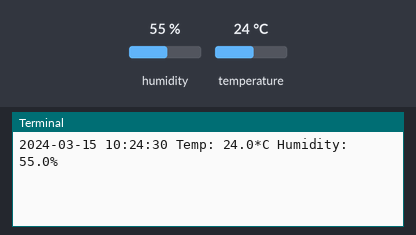
This program was run on a simulated Raspberry Pi (BCM pin numbers). On the bench: the last lines printed to the terminal. The test bench sets the inputs (shaded band); at power-on: humidity 55 %, temperature 24 °C. The clock reads 2024-03-15 10:24:30 at power-on unless the program sets it; no MQTT or app messages arrive unless stated.

Above: at 1.3 s.
1.4 s: humidity set to 22 %
At 7.3 s:
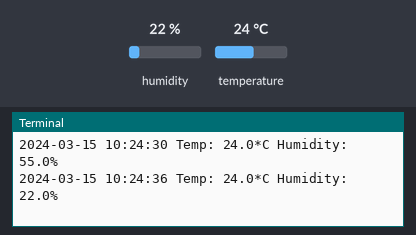
7.8 s: temperature set to 12 °C
At 12.4 s:
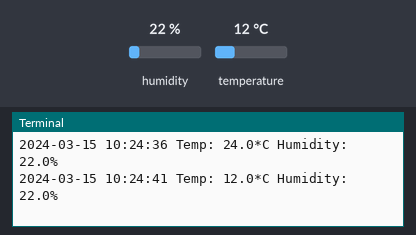
14.2 s: humidity set to 40 %
At 18.8 s:
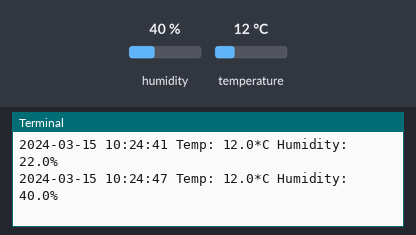
Timing chart, 0 to 20.3 s (numbered marks = the images above; inputs shaded):
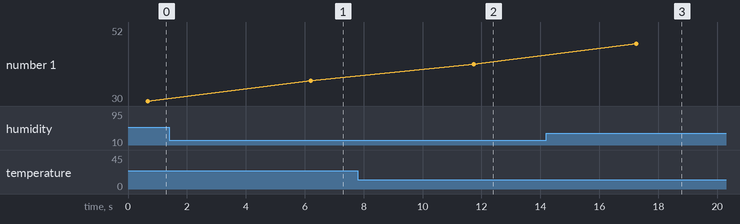

Measured:
- after the input at 1.4 s, the terminal: prints a new line after 4.8 s (image 1)
- after the input at 7.8 s, the terminal: prints a new line after 3.9 s (image 2)
- after the input at 14.2 s, the terminal: prints a new line after 3.1 s (image 3)

The program:

mqtt_publisher.py
```python
import paho.mqtt.client as paho
import Adafruit_DHT
import time
from Sensor import Sensor

sensor = Sensor(Adafruit_DHT.DHT11, 4)

client = paho.Client()

if client.connect("localhost", 1883, 60) != 0:
    print("Couldn't connect to the mqtt broker")
    exit(1)

while True:
    try:
        humidity, temperature = sensor.get_reading()
        datetime = time.strftime("%Y-%m-%d %H:%M:%S")
        message = "{0} Temp: {1:0.1f}*C Humidity: {2:0.1f}%".format(datetime, temperature, humidity)
        print(message)
        client.publish("sensor", message) # qos=0, retain=False by default
        time.sleep(5)
    except KeyboardInterrupt:
        print("KeyboardInterrupt, exiting...")
        break
    except Exception as e:
        print(e)
        break
client.disconnect()
```

Sensor.py
```python
import Adafruit_DHT

class Sensor:
	def __init__(self, sensor, GPIO_pin):
		self.sensor = sensor
		self.GPIO_pin = GPIO_pin

	def get_reading(self):
		humidity, temperature = Adafruit_DHT.read_retry(self.sensor, self.GPIO_pin)
		if humidity is not None and temperature is not None:
			return humidity, temperature
		raise NullSensorReadingException('Failed to get reading. Try again!')

class NullSensorReadingException(Exception):
	pass

if __name__ == '__main__':
	sensor = Adafruit_DHT.DHT11

	# Set GPIO_pin to the pin that is connected to the DHT11 sensor's data pin
	GPIO_pin = 4

	sensor = Sensor(sensor, GPIO_pin)
	try:
		humidity, temperature = sensor.get_reading()
		print('Temp={0:0.1f}*C Humidity={1:0.1f}%'.format(temperature, humidity))
	except NullSensorReadingException as e:
		print(e)
```
